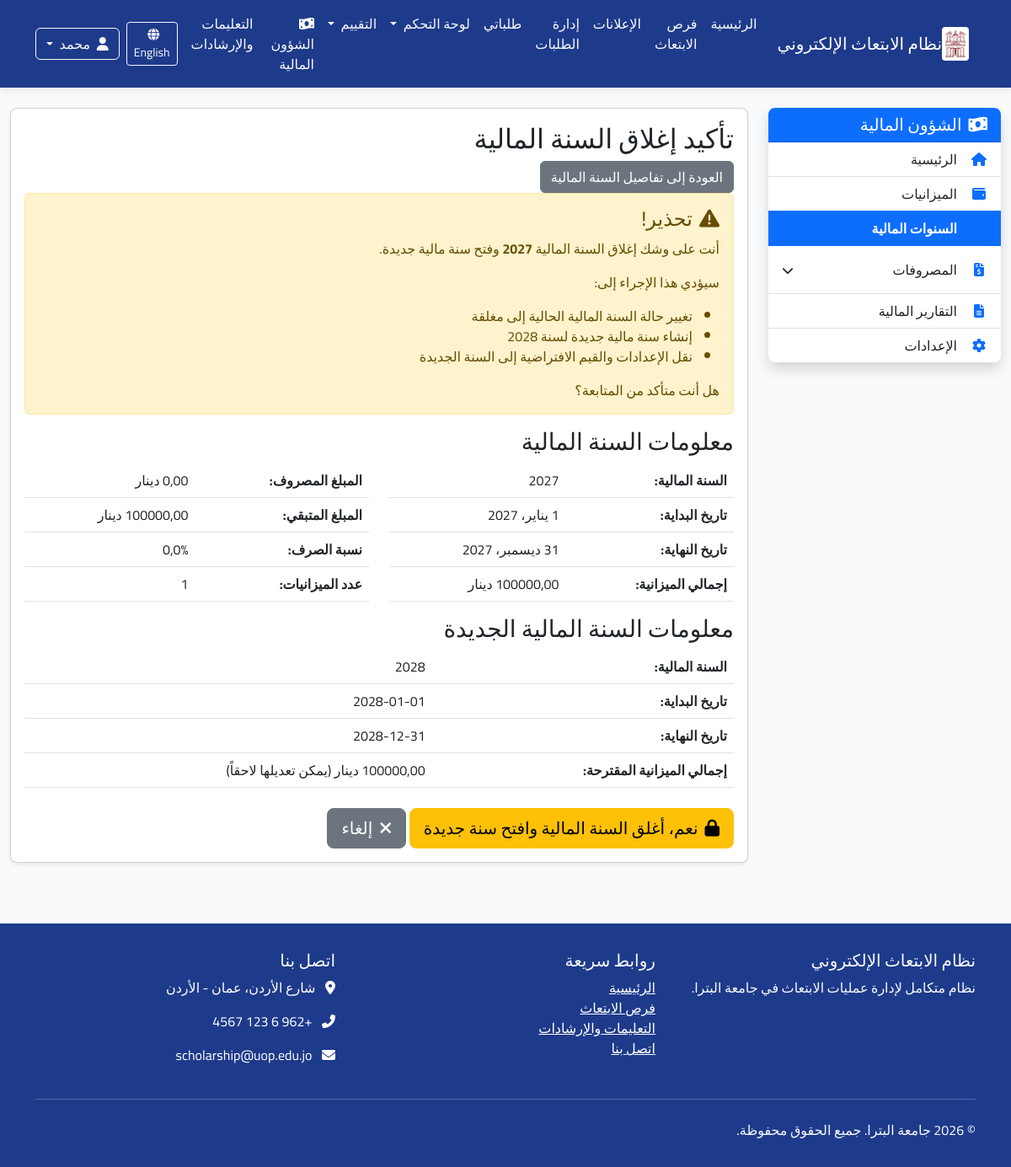
Page /ar/finance/fiscal-years/8/close/ (signed in) on the committed database.
### finance/models.py (models this page shows, shortened)
class FiscalYear(models.Model):
    year = models.IntegerField(_("السنة المالية"))
    start_date = models.DateField(_("تاريخ البداية"))
    end_date = models.DateField(_("تاريخ النهاية"))
    status = models.CharField(_("الحالة"), max_length=10,
                              choices=[('open', 'مفتوحة'), ('closed', 'مغلقة')],
                              default='open')
    total_budget = models.DecimalField(_("إجمالي الميزانية السنوية"),
                                       max_digits=15, decimal_places=2)
    description = models.TextField(_("وصف/ملاحظات"), blank=True, null=True)
    created_at = models.DateTimeField(_("تاريخ الإنشاء"), auto_now_add=True)
    updated_at = models.DateTimeField(_("تاريخ التحديث"), auto_now=True)
    created_by = models.ForeignKey(User, on_delete=models.SET_NULL,
                                   verbose_name=_("تم الإنشاء بواسطة"),
                                   related_name="created_fiscal_years",
                                   null=True)
    class Meta:
        verbose_name = _("السنة المالية")
        verbose_name_plural = _("السنوات المالية")
        ordering = ['-year']
        unique_together = ['year']
    def get_spent_amount(self):
        return Expense.objects.filter(
            date__gte=self.start_date,
            date__lte=self.end_date,
            status='approved'
        ).aggregate(models.Sum('amount'))['amount__sum'] or 0
    def get_remaining_amount(self):
        return self.total_budget - self.get_spent_amount()
    def get_spent_percentage(self):
        if self.total_budget > 0:
            return (self.get_spent_amount() / self.total_budget) * 100
        return 0
    def get_scholarship_budgets_count(self):
        return self.scholarship_budgets.count()

### finance/views.py (the view, shortened to what this page needs)
# urls.py: path('fiscal-years/<int:fiscal_year_id>/close/', views.close_fiscal_year, name='close_fiscal_year'),
@login_required
@permission_required('finance.change_fiscalyear', raise_exception=True)
def close_fiscal_year(request, fiscal_year_id):
    fiscal_year = get_object_or_404(FiscalYear, id=fiscal_year_id)
    if fiscal_year.status == 'closed':
        messages.error(request, _("السنة المالية مغلقة بالفعل"))
        return redirect('finance:fiscal_year_detail', fiscal_year_id=fiscal_year.id)
    context = {
        'fiscal_year': fiscal_year,
    }
    return render(request, 'finance/fiscal_year_close_confirm.html', context)

### core/context_processors.py (called while the page is built)
def user_role(request):
    role = 'anonymous'
    if request.user.is_authenticated:
        role = request.user.profile.role
    return {
        'user_role': role
    }

### finance/templates/finance/fiscal_year_close_confirm.html (shortened to what this page needs)
{% extends "finance/base.html" %}
{% load static i18n %}
{% block finance_content %}
<div class="close-confirm-container">
    <div class="page-header">
        <h2>{% trans "تأكيد إغلاق السنة المالية" %}</h2>
        <div class="header-actions">
            <a href="{% url 'finance:fiscal_year_detail' fiscal_year_id=fiscal_year.id %}" class="btn btn-secondary">
                {% trans "العودة إلى تفاصيل السنة المالية" %}
            </a>
        </div>
    </div>
    <div class="alert alert-warning">
        <h4 class="alert-heading"><i class="fas fa-exclamation-triangle me-2"></i>{% trans "تحذير!" %}</h4>
        <p>
            {% trans "أنت على وشك إغلاق السنة المالية" %} <strong>{{ fiscal_year.year }}</strong> {% trans "وفتح سنة مالية جديدة" %}.
        </p>
        <p>{% trans "سيؤدي هذا الإجراء إلى:" %}</p>
        <ul>
            <li>{% trans "تغيير حالة السنة المالية الحالية إلى مغلقة" %}</li>
            <li>{% trans "إنشاء سنة مالية جديدة لسنة" %} {{ fiscal_year.year|add:1 }}</li>
            <li>{% trans "نقل الإعدادات والقيم الافتراضية إلى السنة الجديدة" %}</li>
        </ul>
        <p class="mb-0">{% trans "هل أنت متأكد من المتابعة؟" %}</p>
    </div>
    <div class="fiscal-year-info">
        <h3>{% trans "معلومات السنة المالية" %}</h3>
        <div class="row">
            <div class="col-md-6">
                <table class="table">
                    <tr>
                        <th>{% trans "السنة المالية" %}:</th>
                        <td>{{ fiscal_year.year }}</td>
                    </tr>
                    <tr>
                        <th>{% trans "تاريخ البداية" %}:</th>
                        <td>{{ fiscal_year.start_date }}</td>
                    </tr>
                    <tr>
                        <th>{% trans "تاريخ النهاية" %}:</th>
                        <td>{{ fiscal_year.end_date }}</td>
                    </tr>
                    <tr>
                        <th>{% trans "إجمالي الميزانية" %}:</th>
                        <td>{{ fiscal_year.total_budget|floatformat:2 }} {% trans "دينار" %}</td>
                    </tr>
                </table>
            </div>
            <div class="col-md-6">
                <table class="table">
                    <tr>
                        <th>{% trans "المبلغ المصروف" %}:</th>
                        <td>{{ fiscal_year.get_spent_amount|floatformat:2 }} {% trans "دينار" %}</td>
                    </tr>
                    <tr>
                        <th>{% trans "المبلغ المتبقي" %}:</th>
                        <td>{{ fiscal_year.get_remaining_amount|floatformat:2 }} {% trans "دينار" %}</td>
                    </tr>
                    <tr>
                        <th>{% trans "نسبة الصرف" %}:</th>
                        <td>{{ fiscal_year.get_spent_percentage|floatformat:1 }}%</td>
                    </tr>
                    <tr>
                        <th>{% trans "عدد الميزانيات" %}:</th>
                        <td>{{ fiscal_year.get_scholarship_budgets_count }}</td>
                    </tr>
                </table>
            </div>
        </div>
    </div>
    <div class="new-fiscal-year-info">
        <h3>{% trans "معلومات السنة المالية الجديدة" %}</h3>
        <table class="table">
            <tr>
                <th>{% trans "السنة المالية" %}:</th>
                <td>{{ fiscal_year.year|add:1 }}</td>
            </tr>
            <tr>
                <th>{% trans "تاريخ البداية" %}:</th>
                <td>{{ fiscal_year.year|add:1 }}-01-01</td>
            </tr>
            <tr>
                <th>{% trans "تاريخ النهاية" %}:</th>
                <td>{{ fiscal_year.year|add:1 }}-12-31</td>
            </tr>
            <tr>
                <th>{% trans "إجمالي الميزانية المقترحة" %}:</th>
                <td>{{ fiscal_year.total_budget|floatformat:2 }} {% trans "دينار" %} ({% trans "يمكن تعديلها لاحقاً" %})</td>
            </tr>
        </table>
    </div>
    <form method="post" class="close-form">
        <div class="form-actions mt-4">
            <button type="submit" class="btn btn-warning btn-lg">
                <i class="fas fa-lock me-2"></i>{% trans "نعم، أغلق السنة المالية وافتح سنة جديدة" %}
            </button>
            <a href="{% url 'finance:fiscal_year_detail' fiscal_year_id=fiscal_year.id %}" class="btn btn-secondary btn-lg">
                <i class="fas fa-times me-2"></i>{% trans "إلغاء" %}
            </a>
        </div>
    </form>
</div>
{% endblock %}

### templates/base.html (shortened to what this page needs)
{% load i18n %}
{% load static %}
<!DOCTYPE html>
{% get_current_language as CURRENT_LANGUAGE %}
{% get_current_language_bidi as RTL %}
<html lang="{{ CURRENT_LANGUAGE }}" {% if RTL %}dir="rtl"{% else %}dir="ltr"{% endif %}>
<head>
    {% if RTL %}
    <link rel="stylesheet" href="https://cdn.jsdelivr.net/npm/bootstrap@5.3.0/dist/css/bootstrap.rtl.min.css">
    {% else %}
    <link rel="stylesheet" href="https://cdn.jsdelivr.net/npm/bootstrap@5.3.0/dist/css/bootstrap.min.css">
    {% endif %}
    <link rel="stylesheet" href="https://cdnjs.cloudflare.com/ajax/libs/font-awesome/6.4.0/css/all.min.css">
    <link rel="stylesheet" href="{% static 'css/main.css' %}">
    {% if RTL %}
    <link rel="stylesheet" href="{% static 'css/rtl.css' %}">
    {% else %}
    <link rel="stylesheet" href="{% static 'css/ltr.css' %}">
    {% endif %}
</head>
<body>
    <nav class="navbar navbar-expand-lg navbar-dark">
        <div class="container">
            <a class="navbar-brand d-flex align-items-center" href="{% url 'home' %}">
                <img src="{% static 'images/petra_logo.png' %}" alt="{% trans 'جامعة البترا' %}">
                <span>{% trans "نظام الابتعاث الإلكتروني" %}</span>
            </a>
            <div class="collapse navbar-collapse" id="navbarNav">
<ul class="navbar-nav me-auto">
    <li class="nav-item">
        <a class="nav-link {% if request.path == '/' %}active{% endif %}" href="{% url 'home' %}">
            {% trans "الرئيسية" %}
        </a>
    </li>
    <li class="nav-item">
        <a class="nav-link {% if 'scholarships' in request.path %}active{% endif %}" href="{% url 'announcements:scholarship_list' %}">
            {% trans "فرص الابتعاث" %}
        </a>
    </li>
    <li class="nav-item">
        <a class="nav-link {% if 'announcements' in request.path %}active{% endif %}" href="{% url 'announcements:announcement_list' %}">
            {% trans "الإعلانات" %}
        </a>
    </li>
{% if user.is_staff or perms.applications.view_application %}
<li class="nav-item">
    <a class="nav-link {% if 'applications' in request.path and 'my-applications' not in request.path %}active{% endif %}" href="{% url 'applications:admin_applications_list' %}">
        {% trans "إدارة الطلبات" %}
    </a>
</li>
{% endif %}
    {% if user.is_authenticated %}
    <li class="nav-item">
        <a class="nav-link {% if 'my-applications' in request.path %}active{% endif %}" href="{% url 'applications:my_applications' %}">
            {% trans "طلباتي" %}
        </a>
    </li>
    <li class="nav-item dropdown">
        <a class="nav-link dropdown-toggle {% if 'dashboard' in request.path %}active{% endif %}" href="#" id="dashboardDropdown" role="button" data-bs-toggle="dropdown" aria-expanded="false">
            {% trans "لوحة التحكم" %}
        </a>
    </li>
    {% if user.profile.role == 'committee' or user.profile.role == 'admin' or perms.evaluation.view_evaluationround %}
    <li class="nav-item dropdown">
        <a class="nav-link dropdown-toggle {% if 'evaluation' in request.path %}active{% endif %}" href="#" id="evaluationDropdown" role="button" data-bs-toggle="dropdown" aria-expanded="false">
            {% trans "التقييم" %}
        </a>
    </li>
    {% endif %}
    {% endif %}
{% if user.is_authenticated and perms.finance.view_scholarshipbudget %}
<li class="nav-item">
    <a class="nav-link {% if 'finance' in request.path %}active{% endif %}" href="{% url 'finance:home' %}">
        <i class="fas fa-money-bill-wave me-1"></i> {% trans "الشؤون المالية" %}
    </a>
</li>
{% endif %}
    <li class="nav-item">
        <a class="nav-link" href="#">
            {% trans "التعليمات والإرشادات" %}
        </a>
    </li>
</ul>
                <div class="d-flex align-items-center">
                    <div class="mx-2">
                        {% if CURRENT_LANGUAGE == 'ar' %}
                            <a href="{% url 'set_language' %}?lang=en&next={{ request.path }}" class="btn btn-outline-light btn-sm">
                                <i class="fas fa-globe me-1"></i> English
                            </a>
                        {% else %}
                            <a href="{% url 'set_language' %}?lang=ar&next={{ request.path }}" class="btn btn-outline-light btn-sm">
                                <i class="fas fa-globe me-1"></i> العربية
                            </a>
                        {% endif %}
                    </div>
{% if user.is_authenticated %}
    <div class="dropdown">
        <button class="btn btn-outline-light dropdown-toggle" type="button" id="userMenu" data-bs-toggle="dropdown" aria-expanded="false">
            <i class="fas fa-user me-1"></i> {{ user.get_short_name }}
        </button>
    </div>
{% endif %}
                </div>
            </div>
        </div>
    </nav>
    <main>
        {% block content %}{% endblock %}
    </main>
    <footer class="footer">
        <div class="container">
            <div class="row">
                <div class="col-md-4">
                    <h5>{% trans "نظام الابتعاث الإلكتروني" %}</h5>
                    <p>{% trans "نظام متكامل لإدارة عمليات الابتعاث في جامعة البترا." %}</p>
                </div>
                <div class="col-md-4">
                    <h5>{% trans "روابط سريعة" %}</h5>
                    <ul class="list-unstyled">
                        <li><a href="#" class="text-white">{% trans "الرئيسية" %}</a></li>
                        <li><a href="#" class="text-white">{% trans "فرص الابتعاث" %}</a></li>
                        <li><a href="#" class="text-white">{% trans "التعليمات والإرشادات" %}</a></li>
                        <li><a href="#" class="text-white">{% trans "اتصل بنا" %}</a></li>
                    </ul>
                </div>
                <div class="col-md-4">
                    <h5>{% trans "اتصل بنا" %}</h5>
                    <address class="text-white">
                        <p><i class="fas fa-map-marker-alt me-2"></i> {% trans "شارع الأردن، عمان - الأردن" %}</p>
                        <p><i class="fas fa-phone-alt me-2"></i> +962 6 123 4567</p>
                        <p><i class="fas fa-envelope me-2"></i> scholarship@uop.edu.jo</p>
                    </address>
                </div>
            </div>
            <hr class="mt-4 mb-4 bg-light">
            <div class="row">
                <div class="col-md-6">
                    <p class="mb-0">&copy; {% now "Y" %} {% trans "جامعة البترا. جميع الحقوق محفوظة." %}</p>
                </div>
            </div>
        </div>
    </footer>
</body>
</html>

### static/css/main.css (style rules this page uses)
:root { --primary-color: #1e3a8a; --secondary-color: #10b981; --accent-color: #f59e0b; --light-bg: #f8fafc; --dark-text: #1e293b; --light-text: #f8fafc; }
body { font-family: 'Segoe UI', Tahoma, Geneva, Verdana, sans-serif; background-color: var(--light-bg); color: var(--dark-text); }
.navbar { background-color: var(--primary-color); box-shadow: 0 2px 10px rgba(0, 0, 0, 0.1); }
.navbar-brand { display: flex; align-items: center; }
.navbar-brand img { height: 40px; margin-right: 0.5rem; background-color: white; padding: 4px; border-radius: 4px; }
.nav-link { color: var(--light-text) !important; font-weight: 500; transition: all 0.3s ease; }
.footer { background-color: var(--primary-color); color: var(--light-text); padding: 2rem 0; margin-top: 3rem; }

### static/css/rtl.css (style rules this page uses)
body { font-family: 'Cairo', 'Segoe UI', 'Tahoma', 'Arial', sans-serif; direction: rtl; text-align: right; }
.me-auto { margin-right: 0 !important; margin-left: auto !important; }
.me-2 { margin-right: 0 !important; margin-left: 0.5rem !important; }

### rows in the picture
FiscalYear: year "2027", year|add "2028", start_date "1 يناير، 2027", end_date "31 ديسمبر، 2027", get_spent_amount "0,00", get_spent_percentage "0,0", get_scholarship_budgets_count "1"

### other values in the picture
{{ user.get_short_name }} "محمد"
